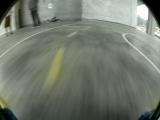
#> input picture pic.jpg, 160 x 120 px
$ python test.py
#> lines starting #> are read from the running program, lines starting #| are printed output that depends on the picture; after the words box and inside, x2 and y2 are one past the last pixel; in counts of white or black regions, pixels touching at a corner belong together
### carcode.py
#image processing for batch of images

import numpy as np
import cv2

#filter for white and yellow in image, without cropping
def colorProc2(img_path):

#> called with img_path = 'pic.jpg'
    img = cv2.imread(img_path, cv2.IMREAD_COLOR)
#> img is the input picture: shape (120, 160, 3); mean B, G, R 110.7, 121, 115
    hsv = cv2.cvtColor(img, cv2.COLOR_RGB2HLS)
#> hsv: shape (120, 160, 3); mean of channels 0, 1, 2 68, 115.8, 21.4

    # limits of yellow mask
    lower_yellow = np.array([0, 0, 0], dtype='uint8')
    upper_yellow = np.array([255, 255, 254], dtype='uint8')
    mask_yellow = cv2.inRange(hsv, lower_yellow, upper_yellow)
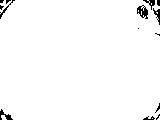
#> mask_yellow: shape (120, 160); 98% white; 14 black regions (8 under 20 px), largest, box (x1, y1, x2, y2) and area: (137, 5, 148, 19) 88, (0, 109, 13, 120) 57, (153, 8, 160, 25) 49, (143, 0, 155, 10) 45, (0, 0, 15, 19) 39, (143, 116, 155, 120) 25

    # limits of white mask
    lower_white = np.array([0, 200, 0], dtype='uint8')
    upper_white = np.array([255, 255, 255], dtype='uint8')
    mask_white = cv2.inRange(hsv, lower_white, upper_white)
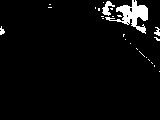
#> mask_white: shape (120, 160); 4% white; 25 white regions (21 under 20 px), largest, box (x1, y1, x2, y2) and area: (105, 0, 148, 34) 553, (102, 1, 115, 16) 90, (154, 27, 160, 36) 30, (0, 26, 5, 35) 27

    # yellow and white isolated in image
    y = cv2.bitwise_and(img, img, mask=mask_yellow)
    w = cv2.bitwise_and(img, img, mask=mask_white)

    # reduce noise
    gauss_gray = cv2.GaussianBlur(w, (3, 3), 0)
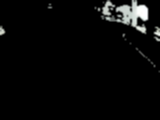
#> gauss_gray: shape (120, 160, 3); mean B, G, R 8.6, 8.9, 8.6

    # canny edge
    low_threshold = 50
    high_threshold = 160
    w = cv2.Canny(gauss_gray, low_threshold, high_threshold)
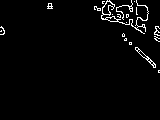
#> w: shape (120, 160); 2.6% white in thin lines or dots, all inside (x1, y1, x2, y2) = (0, 0, 160, 73)
    w = cv2.cvtColor(w, cv2.COLOR_GRAY2BGR)

    img = y + w

    vlim1 = 30
    vlim2 = 105
    hlim1 = 10
    hlim2 = 150

    h, w, d = img.shape
#> h = 120; w = 160; d = 3
    mask = np.ones([h, w, d])
    mask[0:vlim1, :, :] = np.zeros([vlim1, w, d])
#> mask: shape (120, 160, 3) float64; values 0 (black) and 1 (white), 75% white; 1 black region, box (x1, y1, x2, y2) and area: (0, 0, 160, 30) 4800
    mask[vlim2:h, :, :] = np.zeros([(h - vlim2), w, d])
    mask[:, 0:hlim1, :] = np.zeros([h, hlim1, d])
    mask[:, hlim2:w, :] = np.zeros([h, w - hlim2, d])
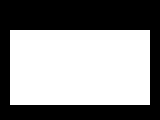
#> mask: shape (120, 160, 3) float64; values 0 (black) and 1 (white), 54.7% white; 1 black region, box (x1, y1, x2, y2) and area: (0, 0, 160, 120) 8700

    mask = np.zeros(img.shape, dtype="uint8")
    img = img[vlim1:vlim2, hlim1:hlim2, :]
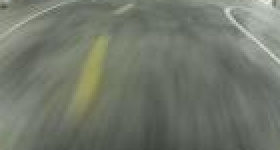
#> img: shape (75, 140, 3) (shown 2 times larger); mean B, G, R 107.5, 119.5, 113.9
    mask[vlim1:vlim2, hlim1:hlim2, :] = cv2.bitwise_or(mask[vlim1:vlim2, hlim1:hlim2, :], img)
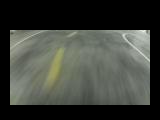
#> mask: shape (120, 160, 3); mean of channels 0, 1, 2 58.8, 65.4, 62.3; drawn as B, G, R
    img = mask

    return img

#filter for white and yellow in image, with image cropping
# [119 lines left out: functions colorProc, lineProc, carcrop, not called in this run]

### test.py
import cv2
from carcode import *

img_path = 'pic.jpg'
img = colorProc2(img_path)
og = cv2.imread(img_path)

cv2.imshow('adf',img)
cv2.imshow('og',og)
cv2.waitKey(0)
